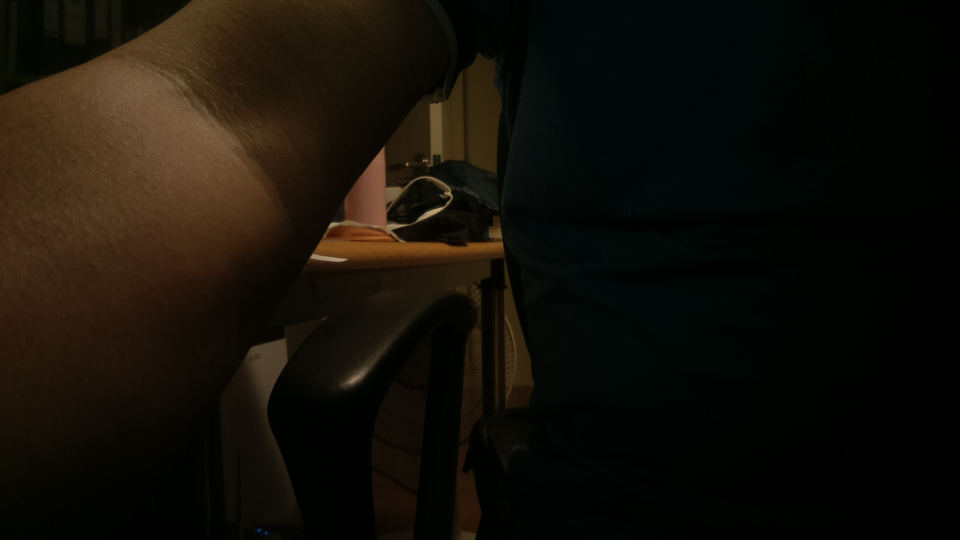
#> input picture img/2023-12-13-23-17-38.jpg, 1920 x 1080 px (shown at 1/2 size); its folder holds only this picture in this run
$ python -i src_ch05_imagePreprocessing_02wrtn.py   (imports and definitions only)
#> lines starting #> are read from the running program, lines starting #| are printed output that depends on the picture; after the words box and inside, x2 and y2 are one past the last pixel; in counts of white or black regions, pixels touching at a corner belong together
import cv2
import os
import numpy as np  # NumPy를 추가합니다.

def preprocess_image(image_path, output_path):
    # 이미지 로드
#> called with image_path = '../img/2023-12-13-23-17-38.jpg', output_path = 'out.png'
    image = cv2.imread(image_path)
#> image is the input picture: shape (1080, 1920, 3); mean B, G, R 8.1, 15.6, 19.3

    # 이미지 크기 조정
    resized_image = cv2.resize(image, (640, 480))  # 필요에 따라 크기 조정
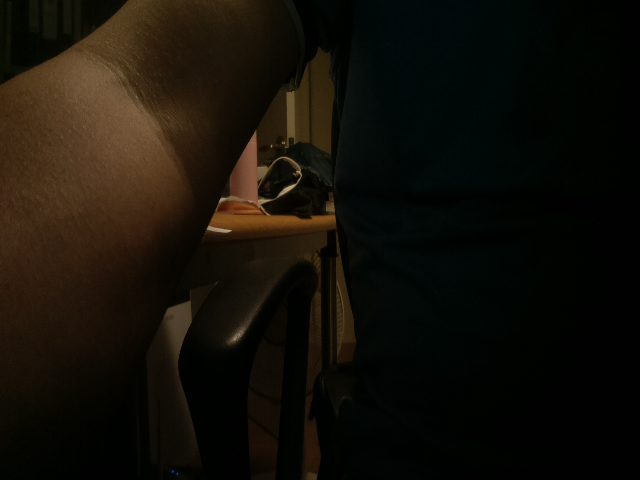
#> resized_image: shape (480, 640, 3); mean B, G, R 8.1, 15.6, 19.3

    # 그레이스케일로 변환
    gray_image = cv2.cvtColor(resized_image, cv2.COLOR_BGR2GRAY)
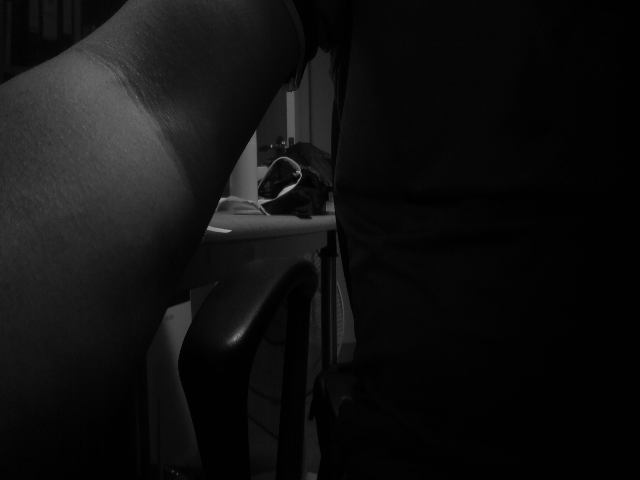
#> gray_image: shape (480, 640); min 0, max 174, mean 15.9

    # 가우시안 블러 적용
    blurred_image = cv2.GaussianBlur(gray_image, (5, 5), 0)

    # 이진화 처리
    _, binary_image = cv2.threshold(blurred_image, 127, 255, cv2.THRESH_BINARY)
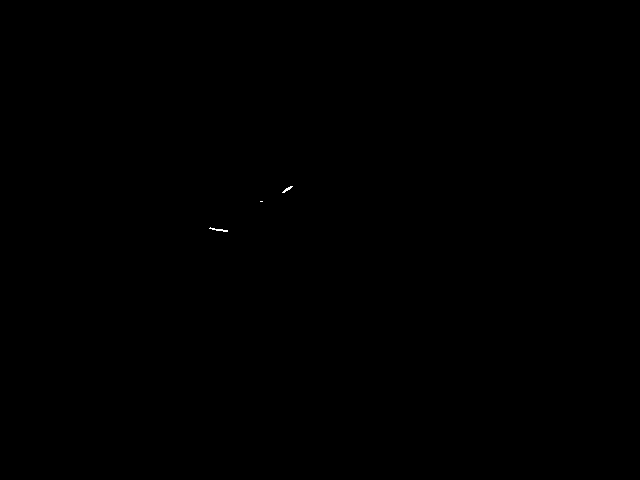
#> binary_image: shape (480, 640); 0.02% white in thin lines or dots, all inside (x1, y1, x2, y2) = (209, 186, 293, 232)

    # 엣지 검출
    edges = cv2.Canny(blurred_image, 50, 150)
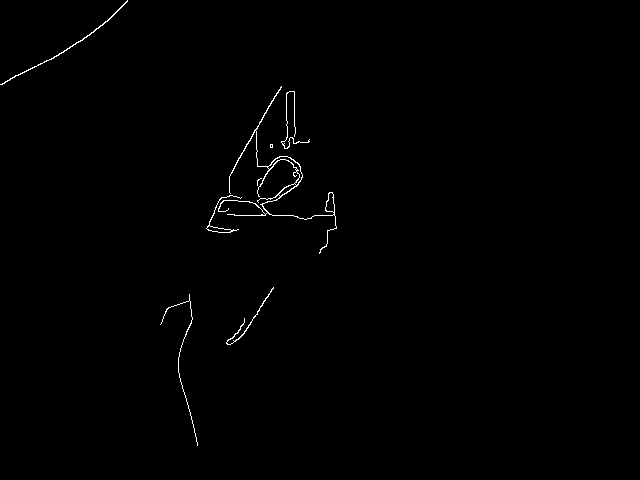
#> edges: shape (480, 640); 0.54% white in thin lines or dots, all inside (x1, y1, x2, y2) = (0, 0, 337, 446)

    # 이미지의 아래쪽 1/2만 선택하여 ROI 설정
    height, width = edges.shape
#> height = 480; width = 640
    roi_image = edges[int(height / 2):height, 0:width]  # 아래쪽 1/2
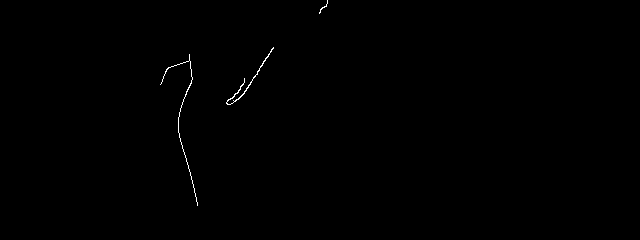
#> roi_image: shape (240, 640); 0.23% white in thin lines or dots, all inside (x1, y1, x2, y2) = (160, 0, 328, 206)

    # 전처리된 이미지 저장
    output_filename = os.path.join(output_path, os.path.basename(image_path))
    cv2.imwrite(output_filename, roi_image)

    # 선택 사항: 전처리된 이미지 표시
    cv2.imshow('Processed Image', roi_image)
    cv2.waitKey(0)
    cv2.destroyAllWindows()

# 사용 예시
input_directory = 'line_images_20250204'  # 원본 이미지가 있는 디렉토리
output_directory = 'processed_images'  # 전처리된 이미지를 저장할 디렉토리
# [6 lines not run here, left out]

>>> result = preprocess_image('../img/2023-12-13-23-17-38.jpg', 'out.png')
